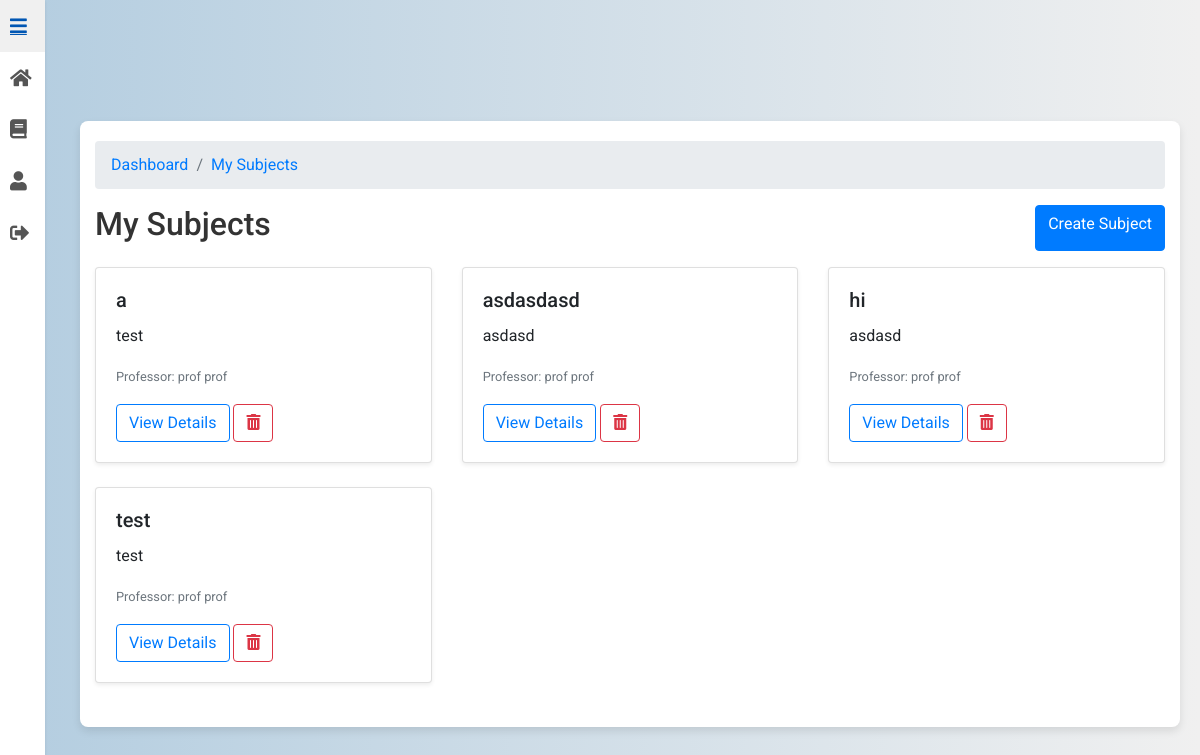
The page /subjects/ (signed in) on the database its author committed.
### subjects/models.py (models this page shows, shortened)
class Subject(models.Model):
    name = models.CharField(max_length=100)
    professor = models.ForeignKey(CustomUser, limit_choices_to={'role': 'professor'}, on_delete=models.CASCADE, editable=False)
    description = models.TextField(blank=True)
    class Meta:
        ordering = ['name']

### users/models.py (models this page shows, shortened)
class CustomUser(AbstractUser):
    ROLE_CHOICES = [
        ('student', 'Student'),
        ('professor', 'Professor')
    ]
    role = models.CharField(max_length=10, choices=ROLE_CHOICES)
    institution = models.ForeignKey('Institution', on_delete=models.SET_NULL, null=True, blank=True)

### subjects/views.py (the view, shortened to what this page needs)
# urls.py: path("", MySubjectsView.as_view(), name="my_subjects"),
class MySubjectsView(LoginRequiredMixin, BreadcrumbMixin, ListView):
    model = Subject
    template_name = "my_subjects.html"
    context_object_name = "subjects"
    paginate_by = 6
    def get_breadcrumbs(self):
        dashboard_url = reverse_lazy("users:login")
        if self.request.user.role == "professor":
            dashboard_url = reverse_lazy("users:professor_dashboard")
        elif self.request.user.role == "student":
            dashboard_url = reverse_lazy("users:student_dashboard")
        return [
            ("Dashboard", dashboard_url),
            ("My Subjects", reverse_lazy("subjects:my_subjects")),
        ]

### UniGrading/mixin.py (called while the page is built)
    def get_context_data(self, **kwargs):
        context = super().get_context_data(**kwargs)
        context["breadcrumbs"] = self.get_breadcrumbs()
        return context

### subjects/templates/my_subjects.html (shortened to what this page needs)
{% extends 'base.html' %}
{% load static %}
{% load subject_filters %}
{% load view_breadcrumbs %}
{% block content %}
<div class="container mt-5">
<nav aria-label="breadcrumb">
    <ol class="breadcrumb">
        {% for name, url in breadcrumbs %}
            <li class="breadcrumb-item">
                <a href="{{ url }}">{{ name }}</a>
            </li>
        {% endfor %}
    </ol>
</nav>
    <div class="d-flex justify-content-between mb-3">
        <h2>My Subjects</h2>
        <a href="{% url 'subjects:create_subject' %}" class="btn btn-primary">
            Create Subject
        </a>
    </div>
    <div class="row">
        {% for subject in subjects %}
            <div class="col-md-4">
                <div class="card mb-4 shadow-sm">
                    <div class="card-body">
                        <h5 class="card-title">{{ subject.name }}</h5>
                        <p class="card-text">{{ subject.description|truncatewords:20 }}</p>
                        <p class="card-text">
                            <small class="text-muted">
                                Professor:
                                {% if subject.professor.first_name and subject.professor.last_name %}
                                    {{ subject.professor.first_name }} {{ subject.professor.last_name }}
                                {% else %}
                                    {{ subject.professor.email }}
                                {% endif %}
                            </small>
                        </p>
                        <a href="{% url 'subjects:subject_detail' subject.pk %}" class="btn btn-outline-primary">
                            View Details
                        </a>
                        <button type="button" class="btn btn-outline-danger"
                                data-toggle="modal" data-target="#deleteModal"
                                data-subject-id="{{ subject.pk }}" data-subject-name="{{ subject.name }}">
                            <i class="fas fa-trash-alt"></i>
                        </button>
                    </div>
                </div>
            </div>
        {% empty %}
            <div class="col-12">
                <p class="text-muted text-center">No subjects available.</p>
            </div>
        {% endfor %}
    </div>
</div>
{% endblock %}

### static/css/styles.css (style rules this page uses)
body { font-family: 'Roboto', sans-serif; background: linear-gradient(to right, #b3cde0, #f0f0f0); margin: 0; padding: 0; display: flex; justify-content: center; align-items: center; min-height: 100vh; }
.container { background-color: #ffffff; padding: 20px; border-radius: 8px; box-shadow: 0 4px 8px rgba(0, 0, 0, 0.1); max-width: 900px; width: 100%; animation: fadeIn 1s ease-in-out; }
h2 { text-align: center; color: #333333; margin-bottom: 20px; }
.card { transition: transform 0.3s, box-shadow 0.3s; }
button { padding: 10px; background-color: #66afe9; color: #ffffff; border: none; border-radius: 4px; cursor: pointer; transition: background-color 0.3s; }

### subjects/templates/base.html (style rules this page uses)
body { background: linear-gradient(to right, #b3cde0, #f0f0f0); margin: 0; padding: 0; font-family: 'Roboto', sans-serif; display: flex; }
.main-content > * { max-width: 100%; }

### rows shown on the page
Subject: name "a", description "test", professor.first_name "prof", professor.last_name "prof"
Subject: name "asdasdasd", description "asdasd", professor.first_name "prof", professor.last_name "prof"
Subject: name "hi", description "asdasd", professor.first_name "prof", professor.last_name "prof"
Subject: name "test", description "test", professor.first_name "prof", professor.last_name "prof"

### other values the page prints
{{ name }} "Dashboard" "My Subjects"
